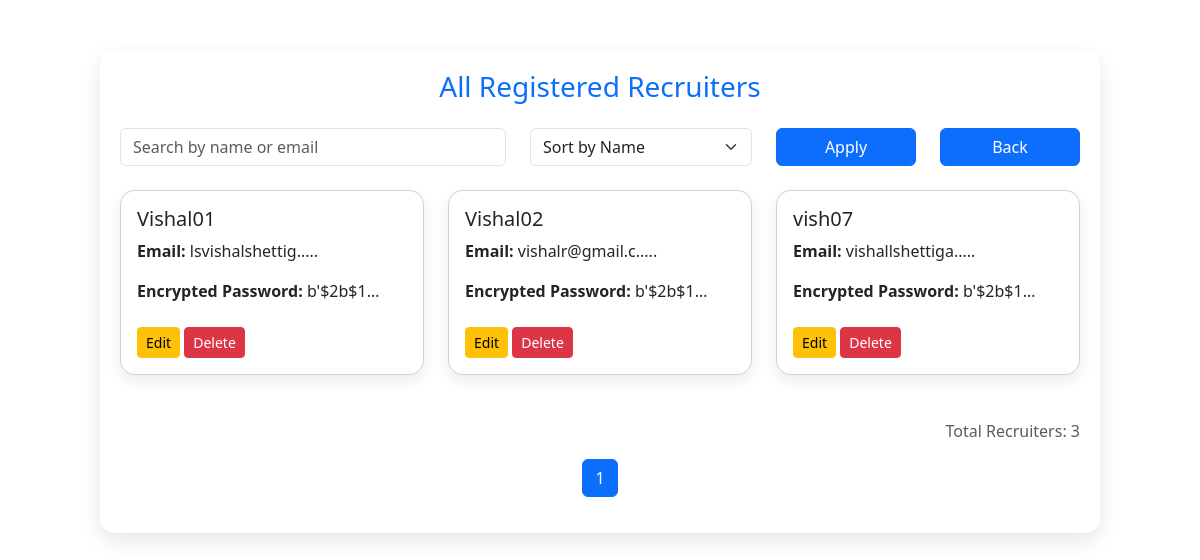
The app's page /view-recruiters, older data.
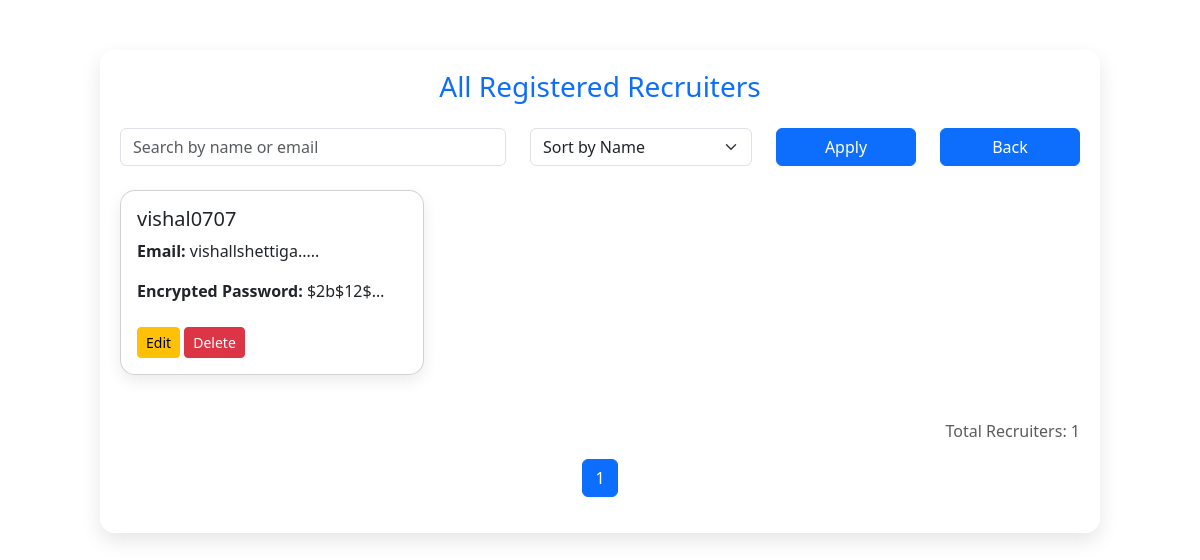
The same page, newer data.
### tables this page shows
CREATE TABLE recruiter (
        id INTEGER PRIMARY KEY AUTOINCREMENT,
        username TEXT NOT NULL UNIQUE,
        email TEXT NOT NULL,
        password TEXT NOT NULL,
        company TEXT
    );

### app.py (the view)
@app.route('/view-recruiters')
def view_recruiters():
    conn = get_db_connection()
    cursor = conn.cursor()
    search = request.args.get('search', '')
    sort = request.args.get('sort', 'username')
    page = int(request.args.get('page', 1))
    per_page = 6
    query = "SELECT * FROM recruiter"
    params = []
    if search:
        query += " WHERE username LIKE ? OR email LIKE ?"
        params.extend([f"%{search}%", f"%{search}%"])
    query += f" ORDER BY {sort}"
    cursor.execute(query, params)
    all_recruiters = cursor.fetchall()
    total = len(all_recruiters)
    total_pages = (total + per_page - 1) // per_page
    recruiters = all_recruiters[(page - 1) * per_page: page * per_page]
    edit_id = request.args.get("edit_id")
    edit_recruiter = None
    if edit_id:
        cursor.execute("SELECT * FROM recruiter WHERE id = ?", (edit_id,))
        edit_recruiter = cursor.fetchone()
    conn.close()
    return render_template(
        "view_recruiters.html",
        recruiters=[dict(r) for r in recruiters],
        edit_recruiter=dict(edit_recruiter) if edit_recruiter else None,
        page=page,
        total_pages=total_pages,
        total_recruiters=total,
        action_status=request.args.get("status")
    )

### app.py (called while the page is built)
def get_db_connection():
    conn = sqlite3.connect('career_counselor.db')
    conn.row_factory = sqlite3.Row
    return conn

### templates/view_recruiters.html (shortened to what this page needs)
<!DOCTYPE html>
<html lang="en">
<head>
  <link rel="stylesheet" href="https://cdn.jsdelivr.net/npm/bootstrap@5.3.0/dist/css/bootstrap.min.css">
</head>
<body>
  <div class="container user-container">
    <h3 class="text-center text-primary mb-4">All Registered Recruiters</h3>
    {% if edit_recruiter %}
    <div class="edit-card">
  <h5 class="text-center">Edit Recruiter</h5>
  <form method="POST" action="/edit-recruiter/{{ edit_recruiter.id }}">
    <div class="mb-3">
      <label>Username</label>
      <input type="text" name="username" value="{{ edit_recruiter.username }}" class="form-control" required />
    </div>
    <div class="mb-3">
      <label>Email</label>
      <input type="email" name="email" value="{{ edit_recruiter.email }}" class="form-control" required />
    </div>
    <div class="mb-3">
      <label>Password</label>
      <input type="text" name="password" value="{{ edit_recruiter.password }}" class="form-control" required />
    </div>
    <button type="submit" class="btn btn-success w-100">Update</button>
  </form>
</div>
    {% else %}
    <form method="GET" action="/view-recruiters" class="row mb-4">
      <div class="col-md-5">
        <input type="text" class="form-control" name="search" placeholder="Search by name or email" value="{{ request.args.get('search', '') }}">
      </div>
      <div class="col-md-3">
        <select name="sort" class="form-select">
          <option value="username" {% if request.args.get('sort') == 'username' %}selected{% endif %}>Sort by Name</option>
        </select>
      </div>
      <div class="col-md-2">
        <button type="submit" class="btn btn-primary w-100">Apply</button>
      </div>
      <div class="col-md-2">
        <a href="/admin-dashboard" class="btn btn-primary w-100">Back</a>
      </div>
    </form>
    <div class="row">
      {% for recruiter in recruiters %}
      <div class="col-md-4">
        <div class="card user-card p-3">
          <h5>{{ recruiter.username }}</h5>
          <p class="truncate"><strong>Email:</strong> {{ recruiter.email[:15] }}{% if recruiter.email|length > 15 %}.....{% endif %}</p>
          <p class="truncate"><strong>Encrypted Password:</strong> {{ recruiter.password[:15] }}{% if recruiter.password|length > 15 %}.....{% endif %}</p>
          <div class="mt-2">
            <a href="/view-recruiters?edit_id={{ recruiter.id }}" class="btn btn-warning btn-sm">Edit</a>
            <form action="/delete-recruiter/{{ recruiter.id }}" method="POST" class="d-inline">
              <button type="submit" class="btn btn-danger btn-sm" onclick="return confirm('Are you sure you want to delete this recruiter?')">Delete</button>
            </form>
          </div>
        </div>
      </div>
      {% endfor %}
    </div>
    <p class="mt-4 text-end text-muted">Total Recruiters: {{ total_recruiters }}</p>
    <nav aria-label="Page navigation example">
      <ul class="pagination justify-content-center">
        {% for p in range(1, total_pages + 1) %}
        <li class="page-item {% if p == page %}active{% endif %}"><a class="page-link" href="?page={{ p }}&search={{ request.args.get('search', '') }}&sort={{ request.args.get('sort', '') }}">{{ p }}</a></li>
        {% endfor %}
      </ul>
    </nav>
    {% endif %}
  </div>
</body>
</html>

Row changes from the older to the newer data that the page shows:
removed recruiter: username "Vishal02", email "vishalr@gmail.c", password "b'$2b$1…"
removed recruiter: username "vish07", email "vishallshettiga", password "b'$2b$1…"
changed recruiter: username "Vishal01" → "vishal0707"; email "lsvishalshettig" → "vishallshettiga"; password "b'$2b$1…" → "$2b$12$…"
Text that changed along with them:
{{ total_recruiters }}: "3" → "1"
